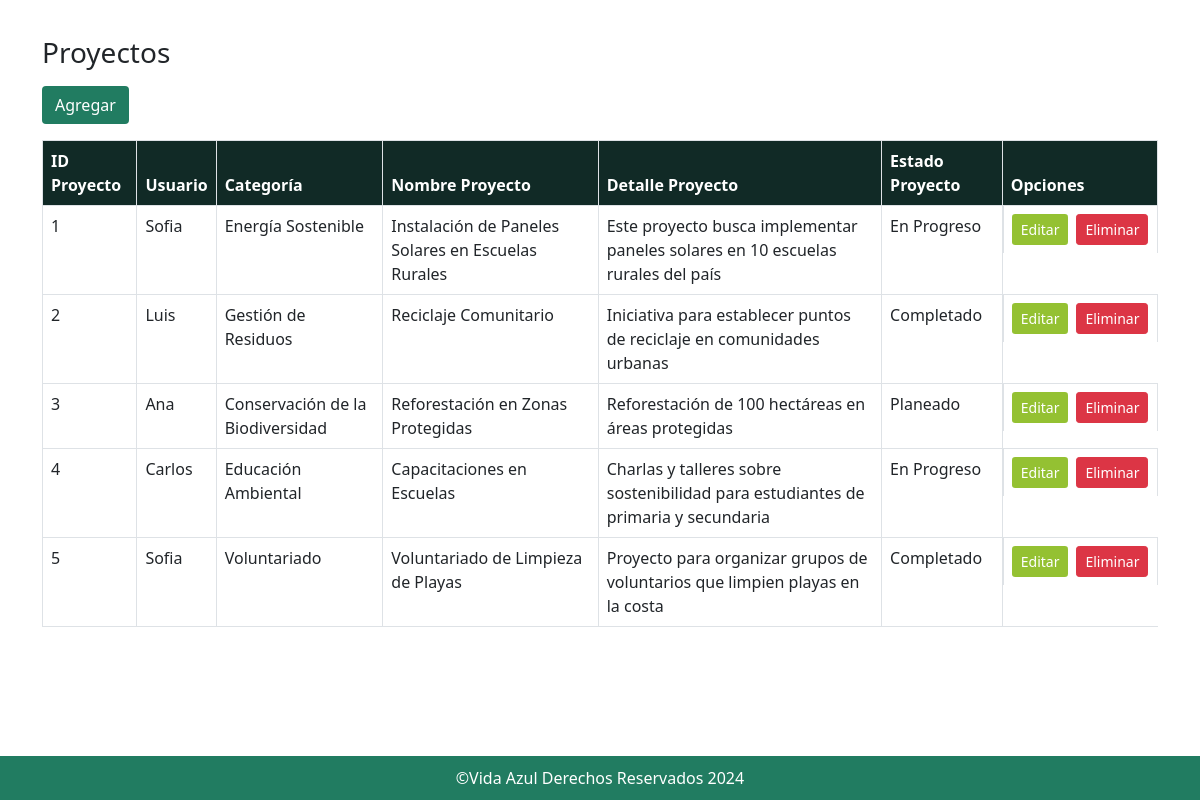
Before: /proyecto/listado.php with the older database file.
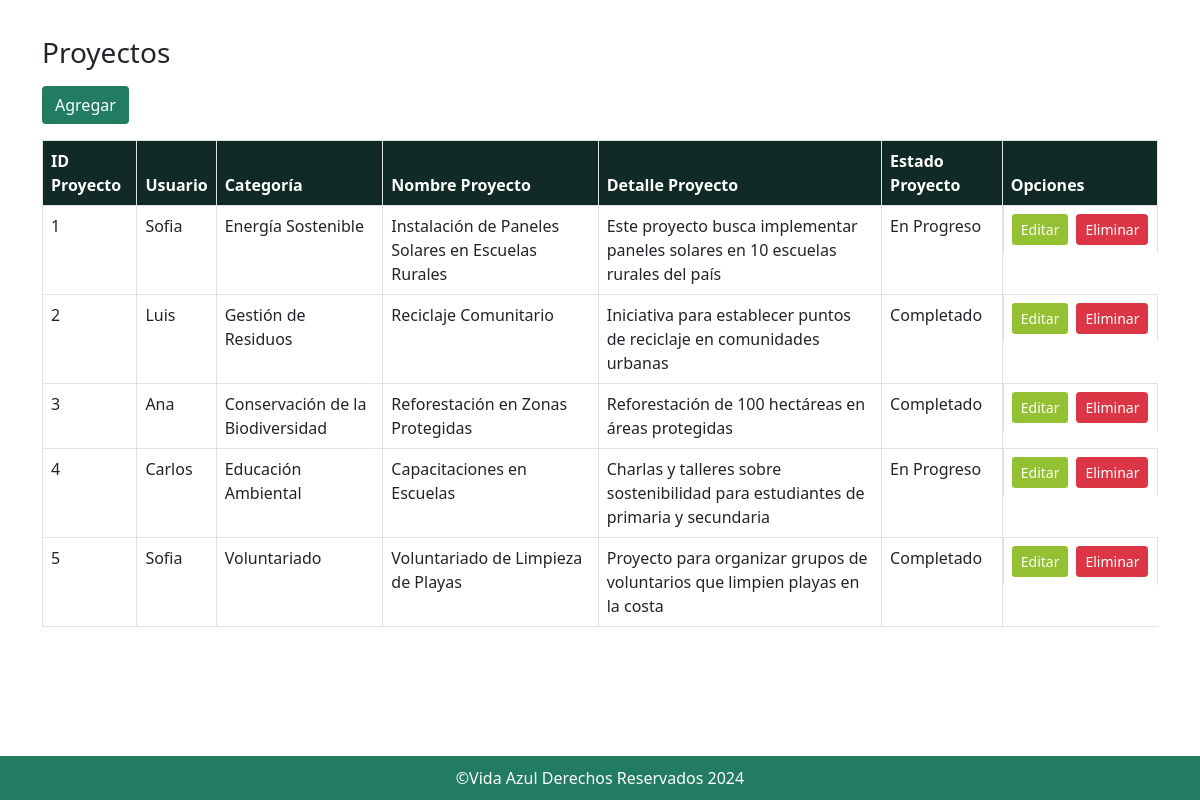
After: the same page with the newer database file.
### tables this page shows
CREATE TABLE IF NOT EXISTS `proyecto` (
  `id_proyecto` int(11) NOT NULL AUTO_INCREMENT,
  `id_usuario` int(11) DEFAULT NULL,
  `id_categoria` int(11) DEFAULT NULL,
  `nombre_proyecto` varchar(100) NOT NULL,
  `detalle_proyecto` text DEFAULT NULL,
  `estado_proyecto` varchar(50) DEFAULT NULL,
  PRIMARY KEY (`id_proyecto`),
  KEY `id_usuario` (`id_usuario`),
  KEY `id_categoria` (`id_categoria`)
);

CREATE TABLE IF NOT EXISTS `usuario` (
  `id_usuario` int(11) NOT NULL AUTO_INCREMENT,
  `id_rol` int(11) DEFAULT NULL,
  `nombre_usuario` varchar(100) NOT NULL,
  `apellido_usuario` varchar(100) NOT NULL,
  `correo` varchar(150) NOT NULL,
  `contrasenia` varchar(100) NOT NULL,
  PRIMARY KEY (`id_usuario`),
  KEY `id_rol` (`id_rol`)
);

CREATE TABLE IF NOT EXISTS `categoria` (
  `id_categoria` int(11) NOT NULL AUTO_INCREMENT,
  `nombre_categoria` varchar(100) NOT NULL,
  PRIMARY KEY (`id_categoria`)
);

### proyecto/listado.php (the view, shortened to what this page needs)
<!DOCTYPE html>
<html lang="en">
<head>
    <link href="https://cdn.jsdelivr.net/npm/bootstrap@5.0.2/dist/css/bootstrap.min.css" rel="stylesheet"
>
    <link href="https://cdn.jsdelivr.net/npm/bootstrap-icons/font/bootstrap-icons.css" rel="stylesheet">
    <link href="../styles.css" rel="stylesheet">
</head>
<body>
    <main class="flex-shrink-0">
        <div class="container">
            <h3 class="my-3" id="titulo">Proyectos</h3>
            <a href="nuevo.php" class="btn" style="background-color: #217C61; color: white;">Agregar</a>
            <table class="table table-hover table-bordered my-3" aria-describedby="titulo">
                <thead style="background-color: #112A26; color: white;">
                    <tr>
                        <th scope="col">ID Proyecto</th>
                        <th scope="col">Usuario</th>
                        <th scope="col">Categoría</th>
                        <th scope="col">Nombre Proyecto</th>
                        <th scope="col">Detalle Proyecto</th>
                        <th scope="col">Estado Proyecto</th>
                        <th scope="col">Opciones</th>
                    </tr>
                </thead>
                <?php
                $conexion = new mysqli("localhost", "vida_azul", "vidaazul", "vida_azul");
                $sql = "SELECT p.id_proyecto, p.nombre_proyecto, u.nombre_usuario AS usuario, c.nombre_categoria AS categoria, p.detalle_proyecto, p.estado_proyecto
        FROM proyecto p
        JOIN usuario u ON p.id_usuario = u.id_usuario
        JOIN categoria c ON p.id_categoria = c.id_categoria";
                $result = $conexion->query($sql);
                if ($result->num_rows > 0) {
                    while ($row = $result->fetch_assoc()) {
                        $id = $row['id_proyecto'];
                        $usuario = $row['usuario'];
                        $categoria = $row['categoria'];
                        $nombre = $row['nombre_proyecto'];
                        $detalle = $row['detalle_proyecto'];
                        $estado = $row['estado_proyecto'];
                        ?>
                        <tbody>
                            <tr>
                                <td name="id"><?php echo $id; ?></td>
                                <td name="usuario"><?php echo $usuario; ?></td>
                                <td name="categoria"><?php echo $categoria; ?></td>
                                <td name="nombre"><?php echo $nombre; ?></td>
                                <td name="detalle"><?php echo $detalle; ?></td>
                                <td name="estado"><?php echo $estado; ?></td>
                                <td style="display: flex; align-items: center;">
                                    <a href="edita.php?id=<?php echo $id; ?>" class="btn btn-sm me-2"
                                        style="background-color: #94C132; color: white;">Editar</a>
                                    <button type="button" class="btn btn-danger btn-sm" data-bs-toggle="modal"
                                        data-bs-target="#eliminaModal" data-bs-id="<?php echo $id; ?>">Eliminar</button>
                                </td>
                            </tr>
                        </tbody>
                        <?php
                    }
                } else {
                    echo "No se encontraron proyectos, por favor intente nuevamente.";
                }
                ?>
            </table>
        </div>
    </main>
    <footer class="footer" style="background-color:#217C61;position: fixed; bottom: 0;width: 100%;"
        class="col text-center text-white mt-auto p-1">
        <div class="container ">
            <div class="col">
                <p style="color: white;">&COPY;Vida Azul Derechos Reservados 2024</p>
            </div>
        </div>
    </footer>
</body>
</html>

Changed rows visible on the page:
changed proyecto "Reforestación en Zonas Protegidas": estado_proyecto "Planeado" → "Completado"
